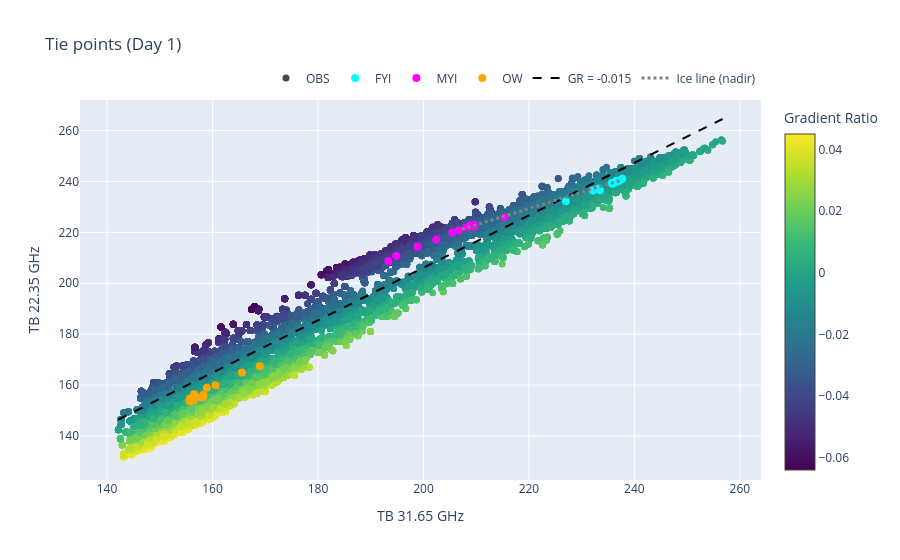

Notebook code for this chart:
### Code cell
day_ds = xr.open_dataset(f"../preprocessed-data/march1976_19760301.nc")
#print(day_ds.TBCH1.shape)

GR, mask_water, mask_ice, mask_FYI, mask_MYI, north_mask, south_mask = gen_masks(day_ds)

ocean_mask = (day_ds.lsm == 0) & (day_ds.ELEV<0.05)

day_ds_north = day_ds.where(north_mask & ocean_mask, drop=True)
plot_tiepoints(1,day_ds_north, tie_smoothed_north)

### Figure 1 — Plotly figure (JSON) as saved in the notebook; plotly's stock layout.template omitted (floating-point values rounded to 4 significant figures; data arrays with more than 128 entries replaced by an {"elided": "..."} marker saying what was removed)
{"data": [{"marker": {"color": {"elided": "122863 float values"}, "colorbar": {"title": {"text": "Gradient Ratio"}}, "colorscale": [[0, "#440154"], [0.1111, "#482878"], [0.2222, "#3e4989"], [0.3333, "#31688e"], [0.4444, "#26828e"], [0.5556, "#1f9e89"], [0.6667, "#35b779"], [0.7778, "#6ece58"], [0.8889, "#b5de2b"], [1, "#fde725"]], "showscale": true, "size": 7}, "mode": "markers", "name": "OBS", "type": "scatter", "x": {"elided": "122863 float values"}, "y": {"elided": "122863 float values"}}, {"marker": {"color": "cyan", "size": 8}, "mode": "markers", "name": "FYI", "type": "scatter", "x": [null, 232.1, 233.2, 235.9, 236.6, 237.7, 237.2, 236.7, 236.6, 236.4, 235.7, 233.5, 227.0], "y": [null, 236.5, 237.3, 239.1, 239.7, 241.1, 240.3, 240.3, 240.2, 240.0, 239.4, 236.6, 232.2]}, {"marker": {"color": "magenta", "size": 8}, "mode": "markers", "name": "MYI", "type": "scatter", "x": [null, 215.4, 209.6, 209.6, 209.6, 208.8, 206.7, 208.2, 205.5, 202.4, 198.9, 194.8, 193.3], "y": [null, 226.0, 222.3, 222.8, 223.1, 222.6, 220.9, 221.9, 219.9, 217.2, 214.4, 210.8, 208.8]}, {"marker": {"color": "orange", "size": 8}, "mode": "markers", "name": "OW", "type": "scatter", "x": [169.0, 160.6, 156.5, 155.7, 156.4, 158.0, 158.3, 158.3, 156.9, 155.8, 156.5, 158.9, 165.6], "y": [167.5, 159.9, 154.9, 153.6, 154.1, 155.1, 155.7, 156.1, 155.3, 154.8, 156.4, 158.9, 165.0]}, {"line": {"color": "black", "dash": "dash"}, "mode": "lines", "name": "GR = -0.015", "type": "scatter", "x": [142.2, 256.7], "y": [146.5, 264.5]}, {"line": {"color": "gray", "dash": "dot", "width": 3}, "mode": "lines", "name": "Ice line (nadir)", "type": "scatter", "x": [237.2, 206.7], "y": [240.3, 220.9]}], "layout": {"legend": {"orientation": "h", "x": 1, "xanchor": "right", "y": 1.02, "yanchor": "bottom"}, "title": {"text": "Tie points (Day 1)"}, "xaxis": {"title": {"text": "TB 31.65 GHz"}}, "yaxis": {"title": {"text": "TB 22.35 GHz"}}}}
